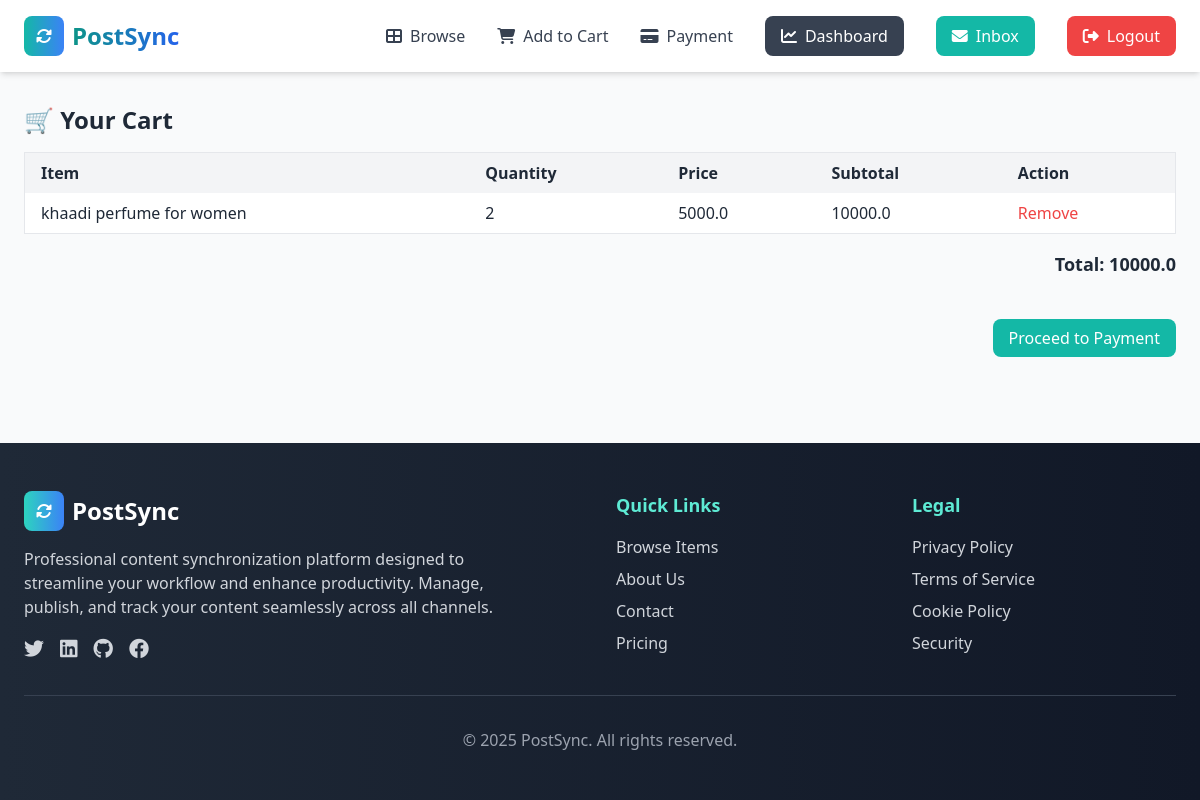
/cart/ (signed in), run on an earlier commit of the app's database.
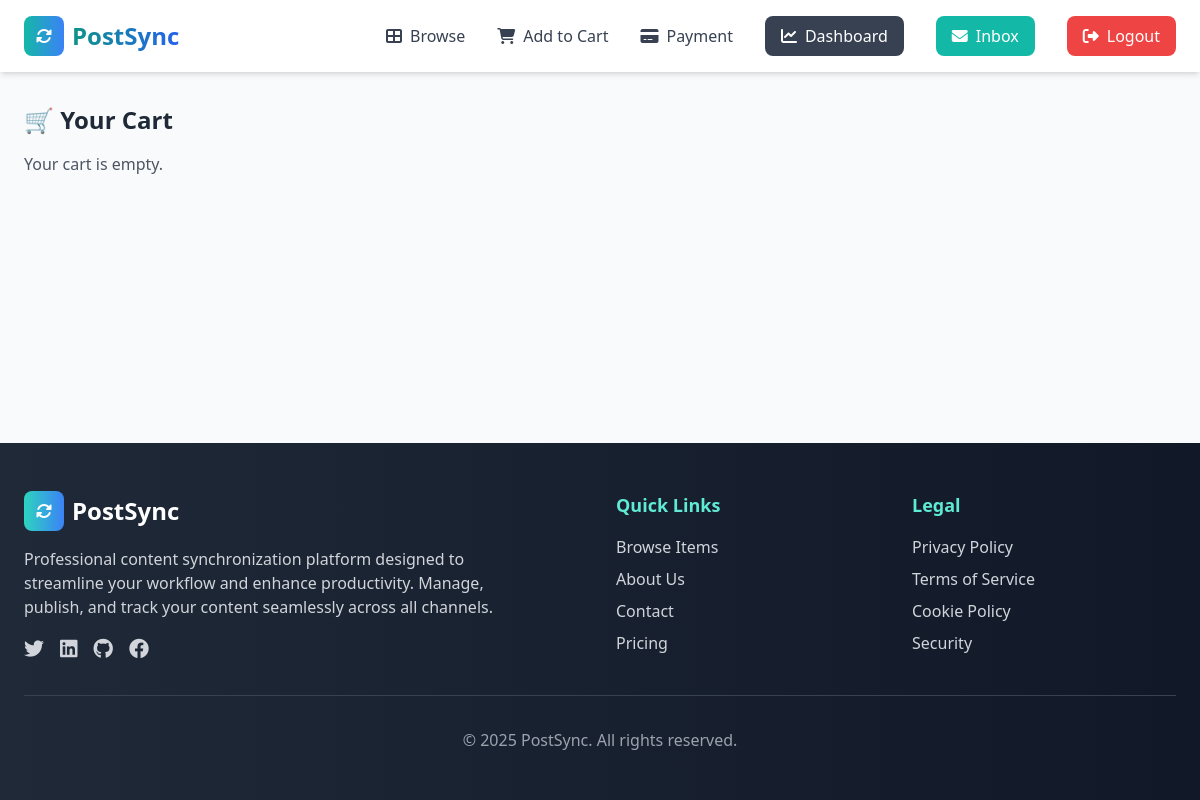
And on a later commit of the database.
### cart/models.py (models this page shows, shortened)
class CartItem(models.Model):
    cart = models.ForeignKey(Cart, related_name='cart_items', on_delete=models.CASCADE)
    item = models.ForeignKey(Item, on_delete=models.SET_NULL, null=True, blank=True)
    quantity = models.PositiveIntegerField(default=1)
    def subtotal(self):
        return self.item.price * self.quantity

class Cart(models.Model):
    user = models.OneToOneField(User, on_delete=models.CASCADE)
    created_at = models.DateTimeField(auto_now_add=True)
    def total_price(self):
        return sum(item.item.price * item.quantity for item in self.cart_items.all())

### item/models.py (models this page shows, shortened)
class Item(models.Model):
    category=models.ForeignKey(Category,related_name='items',on_delete=models.CASCADE)
    name=models.CharField(max_length=255)
    description=models.TextField(blank=True,null=True)
    price=models.FloatField()
    image = CloudinaryField('image', blank=True, null=True)
    quantity = models.PositiveIntegerField(default=0)
    is_sold=models.BooleanField(default=False)
    created_by=models.ForeignKey(User,related_name='items',on_delete=models.CASCADE)
    created_at=models.DateTimeField(auto_now_add=True)

### cart/views.py (the view)
# urls.py: path('', views.view_cart, name='view_cart'),
@login_required
def view_cart(request):
    cart, created = Cart.objects.get_or_create(user=request.user)
    return render(request, 'cart/cart_view.html', {'cart': cart})

### cart/templates/cart/cart_view.html
{% extends 'core/base.html' %}
{% block content %}
<h2 class="text-2xl font-bold mb-4">🛒 Your Cart</h2>
{% if cart.cart_items.all %}
  <table class="min-w-full bg-white border">
    <thead>
      <tr class="bg-gray-100">
        <th class="py-2 px-4 text-left">Item</th>
        <th class="py-2 px-4 text-left">Quantity</th>
        <th class="py-2 px-4 text-left">Price</th>
        <th class="py-2 px-4 text-left">Subtotal</th>
        <th class="py-2 px-4 text-left">Action</th>
      </tr>
    </thead>
    <tbody>
      {% for cart_item in cart.cart_items.all %}
      <tr>
        <td class="py-2 px-4">{{ cart_item.item.name }}</td>
        <td class="py-2 px-4">{{ cart_item.quantity }}</td>
        <td class="py-2 px-4">{{ cart_item.item.price }}</td>
        <td class="py-2 px-4">{{ cart_item.subtotal }}</td>
        <td class="py-2 px-4">
          <a href="{% url 'cart:remove_from_cart' cart_item.item.id %}" class="text-red-500 hover:underline">Remove</a>
        </td>
      </tr>
      {% endfor %}
    </tbody>
  </table>
  <div class="mt-4 text-right">
    <p class="text-lg font-semibold">Total: {{ cart.total_price }}</p>
    <br><br>
    <a href="{% url 'cart:checkout' %}"
      class="px-4 py-2 bg-teal-500 text-white rounded-lg hover:bg-teal-600">
      Proceed to Payment
    </a>
  </div>
{% else %}
  <p class="text-gray-600">Your cart is empty.</p>
{% endif %}
{% endblock %}

What changed in the data, as far as the page shows it:
removed CartItem: item.name "khaadi perfume for women", quantity "2", item.price "5000.0", subtotal "10000.0"
removed Cart: total_price "10000.0"
Also different on the page:
text no longer shown: "Item Quantity Price Subtotal Action Total: Proceed to Payment"
text now shown: "Your cart is empty."
